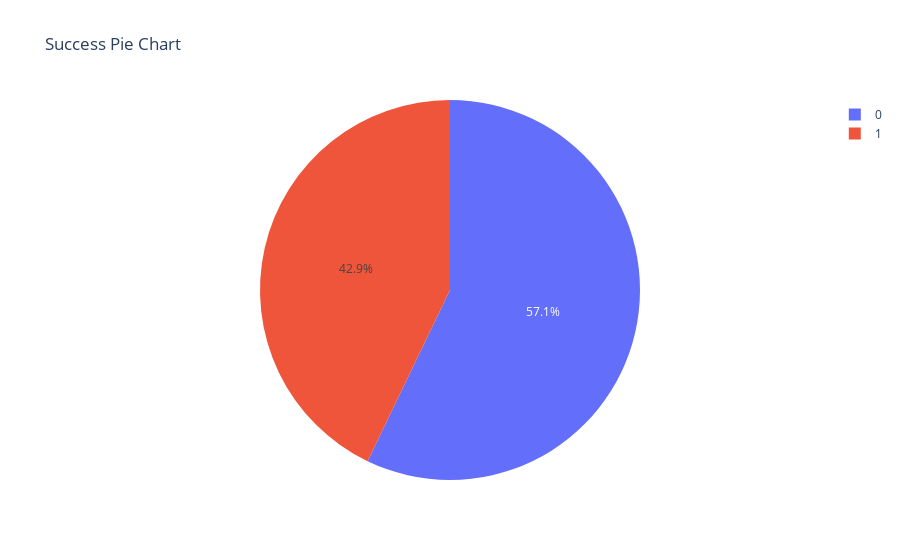

Notebook code for this chart:
### Code cell
fig = px.pie(spacex_df, names = 'class',
                    title='Success Pie Chart')

fig
#spacex_df

### Figure 1 — Plotly figure (JSON) as saved in the notebook; plotly's stock layout.template omitted (floating-point values rounded to 4 significant figures)
{"data": [{"domain": {"x": [0, 1], "y": [0, 1]}, "hovertemplate": "class=%{label}<extra></extra>", "labels": [0, 0, 0, 0, 0, 0, 0, 0, 0, 0, 0, 0, 0, 0, 0, 0, 0, 1, 1, 0, 1, 1, 1, 0, 1, 1, 0, 0, 1, 1, 1, 1, 0, 0, 0, 0, 1, 0, 1, 1, 0, 1, 1, 0, 1, 1, 1, 1, 1, 1, 1, 0, 0, 0, 1, 0], "legendgroup": "", "name": "", "showlegend": true, "type": "pie"}], "layout": {"legend": {"tracegroupgap": 0}, "title": {"text": "Success Pie Chart"}}}
